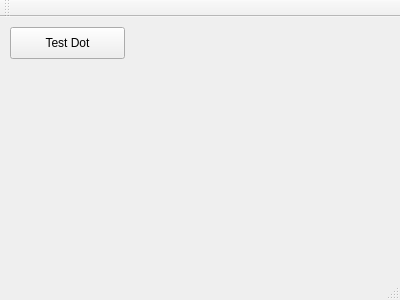
<?xml version="1.0" encoding="UTF-8"?>
<ui version="4.0">
 <class>DebugWindow</class>
 <widget class="QMainWindow" name="DebugWindow">
  <property name="geometry">
   <rect>
    <x>0</x>
    <y>0</y>
    <width>400</width>
    <height>300</height>
   </rect>
  </property>
  <property name="windowTitle">
   <string>DebugWindow</string>
  </property>
  <widget class="QWidget" name="centralWidget">
   <widget class="QPushButton" name="pushButton">
    <property name="geometry">
     <rect>
      <x>10</x>
      <y>10</y>
      <width>115</width>
      <height>32</height>
     </rect>
    </property>
    <property name="text">
     <string>Test Dot</string>
    </property>
   </widget>
  </widget>
  <widget class="QMenuBar" name="menuBar">
   <property name="geometry">
    <rect>
     <x>0</x>
     <y>0</y>
     <width>400</width>
     <height>22</height>
    </rect>
   </property>
  </widget>
  <widget class="QToolBar" name="mainToolBar">
   <attribute name="toolBarArea">
    <enum>TopToolBarArea</enum>
   </attribute>
   <attribute name="toolBarBreak">
    <bool>false</bool>
   </attribute>
  </widget>
  <widget class="QStatusBar" name="statusBar"/>
 </widget>
 <layoutdefault spacing="6" margin="11"/>
 <resources/>
 <connections/>
</ui>
